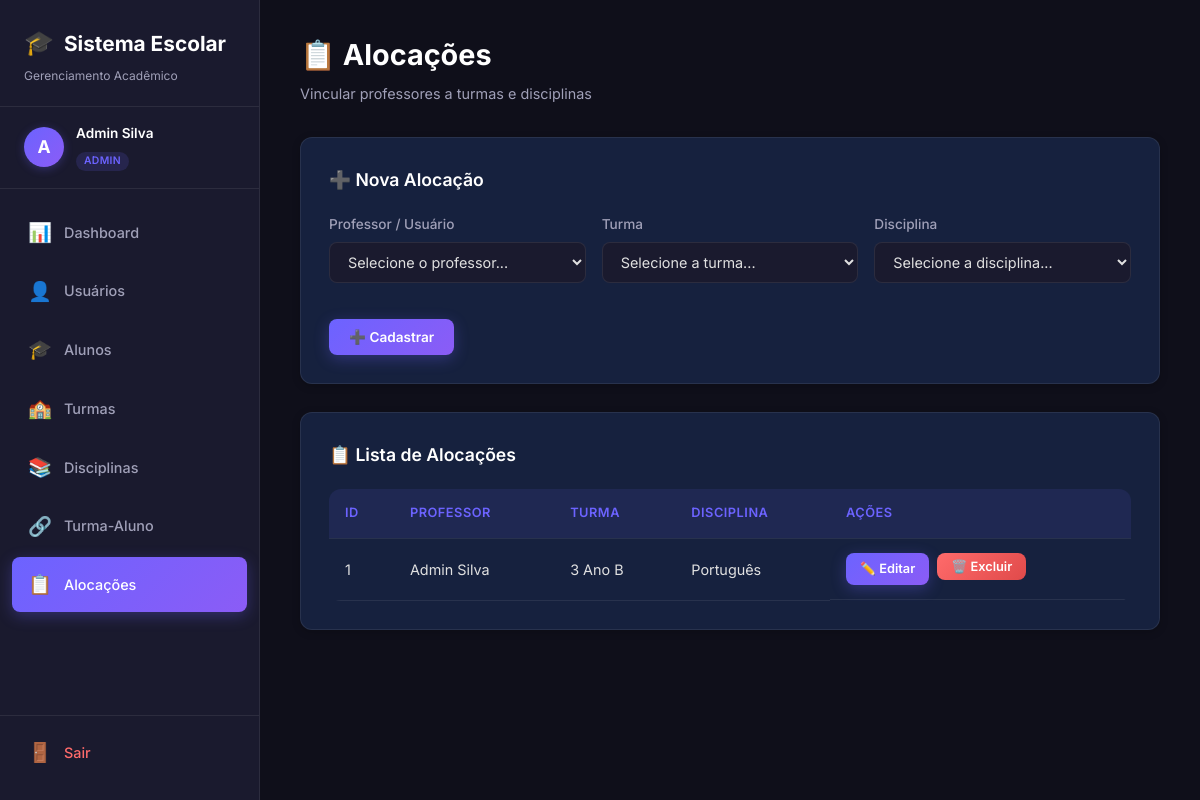
The app's page /index.php?page=alocacoes (signed in), older data.
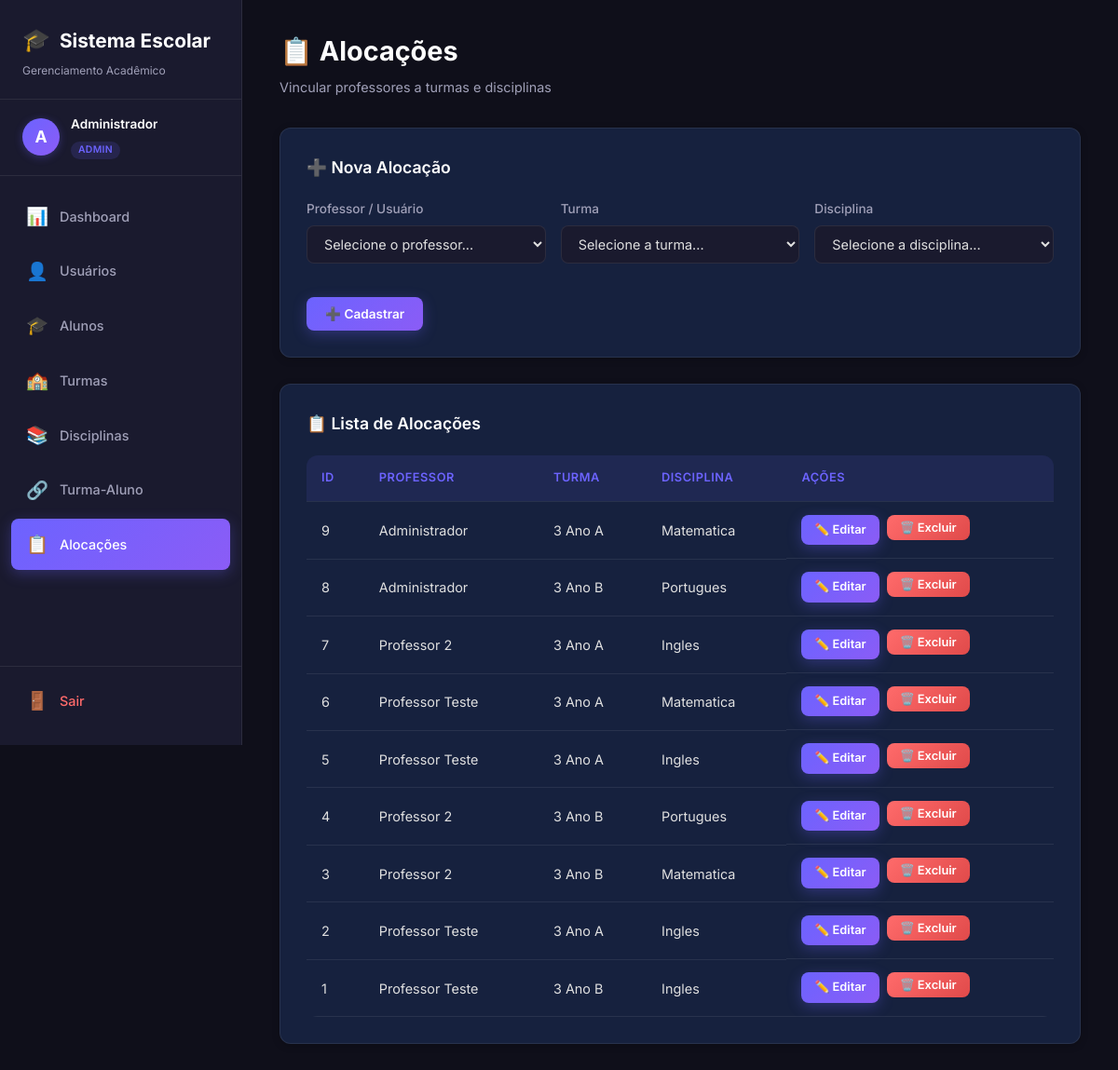
The same page, newer data.
### tables this page shows
CREATE TABLE alocacoes (
        id INTEGER PRIMARY KEY AUTOINCREMENT,
        usuario_id INTEGER NOT NULL,
        turma_id INTEGER NOT NULL,
        disciplina_id INTEGER NOT NULL,
        FOREIGN KEY (usuario_id) REFERENCES usuarios(id) ON DELETE CASCADE,
        FOREIGN KEY (turma_id) REFERENCES turmas(id) ON DELETE CASCADE,
        FOREIGN KEY (disciplina_id) REFERENCES disciplinas(id) ON DELETE CASCADE
    );

CREATE TABLE usuarios (
        id INTEGER PRIMARY KEY AUTOINCREMENT,
        nome VARCHAR(100) NOT NULL,
        email VARCHAR(100) NOT NULL UNIQUE,
        senha VARCHAR(255) NOT NULL,
        perfil TEXT CHECK(perfil IN ('admin','professor')) NOT NULL
    );

CREATE TABLE turmas (
        id INTEGER PRIMARY KEY AUTOINCREMENT,
        nome VARCHAR(45) NOT NULL,
        ano_letivo INTEGER NOT NULL
    );

CREATE TABLE disciplinas (
        id INTEGER PRIMARY KEY AUTOINCREMENT,
        nome VARCHAR(45) NOT NULL
    );

### app/controllers/AlocacaoController.php (called while the page is built, shortened)
<?php
require_once __DIR__ . '/../models/Alocacao.php';
class AlocacaoController {
    private $model;
    public function __construct($pdo) {
        $this->model = new Alocacao($pdo);
    }
    public function index() {
        $editData = null;
        $registros = $this->model->getAllWithJoin();
        include __DIR__ . '/../views/layout/header.php';
        include __DIR__ . '/../views/layout/sidebar.php';
        include __DIR__ . '/../views/alocacoes/index.php';
        include __DIR__ . '/../views/layout/footer.php';
    }
}
?>

### app/models/Alocacao.php (called while the page is built, shortened)
<?php
class Alocacao {
    private $pdo;
    public function __construct($pdo) {
        $this->pdo = $pdo;
    }
    public function getAllWithJoin() {
        return $this->pdo->query("
            SELECT al.id, al.usuario_id, al.turma_id, al.disciplina_id,
                   u.nome AS usuario_nome, t.nome AS turma_nome, d.nome AS disciplina_nome
            FROM alocacoes al
            JOIN usuarios u ON al.usuario_id = u.id
            JOIN turmas t ON al.turma_id = t.id
            JOIN disciplinas d ON al.disciplina_id = d.id
            ORDER BY al.id DESC
        ")->fetchAll();
    }
}
?>

### app/views/alocacoes/index.php (the view, shortened to what the changed rows need)
<div class="main-content">
    <div class="page-header">
        <h1>📋 Alocações</h1>
        <p>Vincular professores a turmas e disciplinas</p>
    </div>
    <div class="card">
        <h3 class="card-title"><?= $editData ? '✏️ Editar Alocação' : '➕ Nova Alocação' ?></h3>
        <form method="POST" action="index.php?page=alocacoes">
            <div class="form-grid">
                <div class="form-group">
                    <label>Professor / Usuário</label>
                    <select name="usuario_id" required>
                        <option value="">Selecione o professor...</option>
                    </select>
                </div>
                <div class="form-group">
                    <label>Turma</label>
                    <select name="turma_id" required>
                        <option value="">Selecione a turma...</option>
                    </select>
                </div>
                <div class="form-group">
                    <label>Disciplina</label>
                    <select name="disciplina_id" required>
                        <option value="">Selecione a disciplina...</option>
                    </select>
                </div>
            </div>
            <div class="btn-group">
                <button type="submit" class="btn btn-primary"><?= $editData ? '💾 Atualizar' : '➕ Cadastrar' ?></button>
            </div>
        </form>
    </div>
    <div class="card">
        <h3 class="card-title">📋 Lista de Alocações</h3>
        <?php if (empty($registros)): ?>
            <div class="empty-state">
                <div class="empty-icon">📋</div>
                <p>Nenhuma alocação cadastrada ainda.</p>
            </div>
        <?php else: ?>
            <div class="table-wrapper">
                <table>
                    <thead>
                        <tr>
                            <th>ID</th>
                            <th>Professor</th>
                            <th>Turma</th>
                            <th>Disciplina</th>
                            <th>Ações</th>
                        </tr>
                    </thead>
                    <tbody>
                        <?php foreach ($registros as $r): ?>
                        <tr>
                            <td><?= $r['id'] ?></td>
                            <td><?= htmlspecialchars($r['usuario_nome']) ?></td>
                            <td><?= htmlspecialchars($r['turma_nome']) ?></td>
                            <td><?= htmlspecialchars($r['disciplina_nome']) ?></td>
                            <td class="actions">
                                <a href="index.php?page=alocacoes&edit=<?= $r['id'] ?>" class="btn btn-primary btn-sm">✏️ Editar</a>
                                <form method="POST" action="index.php?page=alocacoes" style="display:inline" onsubmit="return confirm('Deseja excluir esta alocação?')">
                                    <button type="submit" class="btn btn-danger btn-sm">🗑️ Excluir</button>
                                </form>
                            </td>
                        </tr>
                        <?php endforeach; ?>
                    </tbody>
                </table>
            </div>
        <?php endif; ?>
    </div>
</div>

### app/views/layout/sidebar.php
<?php
$currentPage = $_GET['page'] ?? 'dashboard';
$perfil = $_SESSION['user_perfil'] ?? 'professor';
$userName = $_SESSION['user_nome'] ?? 'Usuário';
$userPerfil = $_SESSION['user_perfil'] ?? '';
$menuItems = [
    ['page' => 'dashboard',   'icon' => '📊', 'label' => 'Dashboard',   'perfis' => ['admin', 'professor']],
    ['page' => 'usuarios',    'icon' => '👤', 'label' => 'Usuários',    'perfis' => ['admin']],
    ['page' => 'alunos',      'icon' => '🎓', 'label' => 'Alunos',      'perfis' => ['admin']],
    ['page' => 'turmas',      'icon' => '🏫', 'label' => 'Turmas',      'perfis' => ['admin']],
    ['page' => 'disciplinas', 'icon' => '📚', 'label' => 'Disciplinas', 'perfis' => ['admin']],
    ['page' => 'turma_aluno', 'icon' => '🔗', 'label' => 'Turma-Aluno', 'perfis' => ['admin']],
    ['page' => 'alocacoes',   'icon' => '📋', 'label' => 'Alocações',   'perfis' => ['admin', 'professor']],
    ['page' => 'avaliacoes',  'icon' => '📝', 'label' => 'Avaliações',  'perfis' => ['professor']],
];
?>
<nav class="sidebar">
    <div class="sidebar-brand">
        <h2><span class="icon">🎓</span> <span>Sistema Escolar</span></h2>
        <p>Gerenciamento Acadêmico</p>
    </div>
    <div class="sidebar-user">
        <div class="user-avatar"><?= mb_substr($userName, 0, 1, 'UTF-8') ?></div>
        <div class="user-info">
            <span class="user-name"><?= htmlspecialchars($userName) ?></span>
            <span class="user-role"><span class="badge badge-<?= $userPerfil ?>"><?= $userPerfil ?></span></span>
        </div>
    </div>
    <ul class="nav-list">
        <?php foreach ($menuItems as $item): ?>
            <?php if (in_array($perfil, $item['perfis'])): ?>
            <li>
                <a href="index.php?page=<?= $item['page'] ?>" class="<?= $currentPage === $item['page'] ? 'active' : '' ?>">
                    <span class="nav-icon"><?= $item['icon'] ?></span> <span><?= $item['label'] ?></span>
                </a>
            </li>
            <?php endif; ?>
        <?php endforeach; ?>
    </ul>
    <div class="sidebar-footer">
        <form method="POST" action="index.php?page=logout" id="logoutForm">
            <button type="submit" class="btn-logout">
                <span class="nav-icon">🚪</span> <span>Sair</span>
            </button>
        </form>
    </div>
</nav>

Row changes from the older to the newer data that the page shows:
added alocacoes: id "9", usuario.nome "Administrador", turma.nome "3 Ano A", disciplina.nome "Matematica"
added alocacoes: id "8", usuario.nome "Administrador", turma.nome "3 Ano B", disciplina.nome "Portugues"
added alocacoes: id "7", usuario.nome "Professor 2", turma.nome "3 Ano A", disciplina.nome "Ingles"
added alocacoes: id "6", usuario.nome "Professor Teste", turma.nome "3 Ano A", disciplina.nome "Matematica"
added alocacoes: id "5", usuario.nome "Professor Teste", turma.nome "3 Ano A", disciplina.nome "Ingles"
added alocacoes: id "4", usuario.nome "Professor 2", turma.nome "3 Ano B", disciplina.nome "Portugues"
added alocacoes: id "3", usuario.nome "Professor 2", turma.nome "3 Ano B", disciplina.nome "Matematica"
added alocacoes: id "2", usuario.nome "Professor Teste", turma.nome "3 Ano A", disciplina.nome "Ingles"
changed alocacoes id 1: usuario.nome "Admin Silva" → "Professor Teste"; disciplina.nome "Português" → "Ingles"
Text that changed along with them:
$userName: "Admin Silva" → "Administrador"
